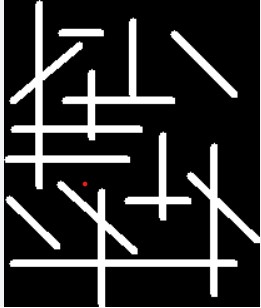
#> input picture line_image.jpg, 261 x 308 px
$ python Virtical_line_detection.py
#> lines starting #> are read from the running program, lines starting #| are printed output that depends on the picture
import cv2
import numpy as np

img = cv2.imread("line_image.jpg", 0)
#> img: shape (308, 261); min 0, max 255, mean 47.7
cv2.imshow("Original", img)
kernel = np.ones((10,2), np.uint8)
verticalLines = cv2.erode(img, kernel, iterations=1)
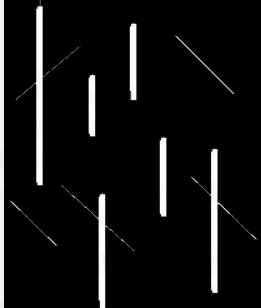
#> verticalLines: shape (308, 261); min 0, max 255, mean 17.7
cv2.imshow('output', verticalLines)
cv2.waitKey(0)
cv2.destroyAllWindows()
